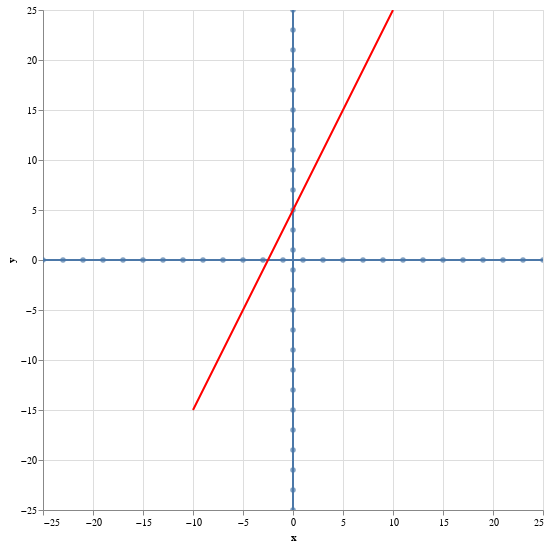

The notebook cell saved with this chart:
### Markdown cell above
### Give it a try

### Code cell
df = get_xy_data(10, lambda x: 2 * x + 5)
plot_line_coordinate_plane(df)

### Figure 1 — Vega-Lite specification as saved in the notebook (floating-point values rounded to 4 significant figures)
{"config": {"view": {"continuousWidth": 300, "continuousHeight": 300}}, "layer": [{"data": {"name": "data-29da136e3e979eb2f8f12ccac5e10043"}, "mark": {"type": "line"}, "encoding": {"x": {"field": "x", "type": "quantitative"}, "y": {"field": "y", "type": "quantitative"}}, "name": "view_26"}, {"data": {"name": "data-28e1e08f4c34f8664f240e1ca89ea516"}, "mark": {"type": "line"}, "encoding": {"x": {"field": "x", "type": "quantitative"}, "y": {"field": "y", "type": "quantitative"}}}, {"data": {"name": "data-29da136e3e979eb2f8f12ccac5e10043"}, "mark": {"type": "circle"}, "encoding": {"tooltip": [{"field": "x", "type": "quantitative"}], "x": {"field": "x", "type": "quantitative"}, "y": {"field": "y", "type": "quantitative"}}}, {"data": {"name": "data-28e1e08f4c34f8664f240e1ca89ea516"}, "mark": {"type": "circle"}, "encoding": {"tooltip": [{"field": "y", "type": "quantitative"}], "x": {"field": "x", "type": "quantitative"}, "y": {"field": "y", "type": "quantitative"}}}, {"data": {"name": "data-bca66e6cba0881ccea0c06d212a637cb"}, "mark": {"type": "line", "color": "red"}, "encoding": {"tooltip": [{"field": "x", "type": "quantitative"}, {"field": "y", "type": "quantitative"}], "x": {"field": "x", "type": "quantitative"}, "y": {"field": "y", "type": "quantitative"}}}], "height": 500, "params": [{"name": "param_26", "select": {"type": "interval", "encodings": ["x", "y"]}, "bind": "scales", "views": ["view_26"]}], "width": 500, "$schema": "https://vega.github.io/schema/vega-lite/v5.20.1.json", "datasets": {"data-29da136e3e979eb2f8f12ccac5e10043": [{"x": -25, "y": 0}, {"x": -23, "y": 0}, {"x": -21, "y": 0}, {"x": -19, "y": 0}, {"x": -17, "y": 0}, {"x": -15, "y": 0}, {"x": -13, "y": 0}, {"x": -11, "y": 0}, {"x": -9, "y": 0}, {"x": -7, "y": 0}, {"x": -5, "y": 0}, {"x": -3, "y": 0}, {"x": -1, "y": 0}, {"x": 1, "y": 0}, {"x": 3, "y": 0}, {"x": 5, "y": 0}, {"x": 7, "y": 0}, {"x": 9, "y": 0}, {"x": 11, "y": 0}, {"x": 13, "y": 0}, {"x": 15, "y": 0}, {"x": 17, "y": 0}, {"x": 19, "y": 0}, {"x": 21, "y": 0}, {"x": 23, "y": 0}, {"x": 25, "y": 0}], "data-28e1e08f4c34f8664f240e1ca89ea516": [{"x": 0, "y": -25}, {"x": 0, "y": -23}, {"x": 0, "y": -21}, {"x": 0, "y": -19}, {"x": 0, "y": -17}, {"x": 0, "y": -15}, {"x": 0, "y": -13}, {"x": 0, "y": -11}, {"x": 0, "y": -9}, {"x": 0, "y": -7}, {"x": 0, "y": -5}, {"x": 0, "y": -3}, {"x": 0, "y": -1}, {"x": 0, "y": 1}, {"x": 0, "y": 3}, {"x": 0, "y": 5}, {"x": 0, "y": 7}, {"x": 0, "y": 9}, {"x": 0, "y": 11}, {"x": 0, "y": 13}, {"x": 0, "y": 15}, {"x": 0, "y": 17}, {"x": 0, "y": 19}, {"x": 0, "y": 21}, {"x": 0, "y": 23}, {"x": 0, "y": 25}], "data-bca66e6cba0881ccea0c06d212a637cb": [{"x": -10, "y": -15}, {"x": -9, "y": -13}, {"x": -8, "y": -11}, {"x": -7, "y": -9}, {"x": -6, "y": -7}, {"x": -5, "y": -5}, {"x": -4, "y": -3}, {"x": -3, "y": -1}, {"x": -2, "y": 1}, {"x": -1, "y": 3}, {"x": 0, "y": 5}, {"x": 1, "y": 7}, {"x": 2, "y": 9}, {"x": 3, "y": 11}, {"x": 4, "y": 13}, {"x": 5, "y": 15}, {"x": 6, "y": 17}, {"x": 7, "y": 19}, {"x": 8, "y": 21}, {"x": 9, "y": 23}, {"x": 10, "y": 25}]}}
